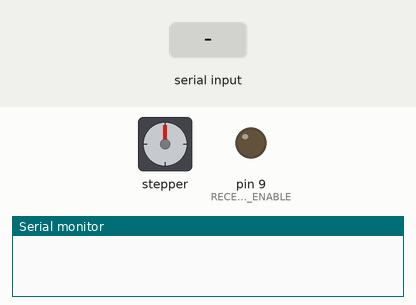
The sketch below on a simulated Arduino Uno, built with avr-gcc and run on an emulated ATmega328P. Shown: stepper motor, output pins drawn as LEDs (lit = HIGH), the last lines printed to the serial monitor. Wiring (inferred from the names in the program): stepper motor (200 steps per turn assumed): coils pin 10, pin 11, pin 12, pin 13. Inputs (shaded band) come from the test bench. Pins used as bus, display or sensor lines are not drawn.

Above: at 2.2 s.
2.3 s: "1\n" received over Serial
At 7.06 s:
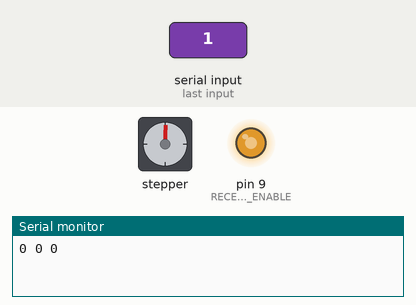
Timing chart, 0 to 32.5 s (numbered marks = the images above; inputs shaded):
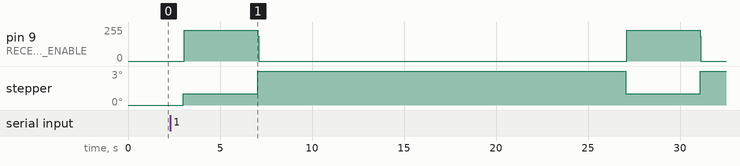

The sketch:

Arduino_Control.ino
```cpp
#include "src/Parameters.h"

#define TRANSMIT_TRIGGER 12
#define SCOPE_TRIGGER 11

#define TRANSMIT_ENABLE 10
#define RECEIVE_ENABLE 9

int serial_control = 0;

void setup()
{

	/* Initialize serial and control lines */

	Serial.begin(19200);

	pinMode(LED_BUILTIN, OUTPUT);
	digitalWrite(LED_BUILTIN, LOW);

	pinMode(TRANSMIT_ENABLE, OUTPUT);
	digitalWrite(TRANSMIT_ENABLE, LOW);

	pinMode(RECEIVE_ENABLE, OUTPUT);
	digitalWrite(RECEIVE_ENABLE, LOW);

	pinMode(SCOPE_TRIGGER, OUTPUT);
	digitalWrite(SCOPE_TRIGGER, LOW);

	pinMode(TRANSMIT_TRIGGER, OUTPUT);
	digitalWrite(TRANSMIT_TRIGGER, LOW);

	delay(1000);

}

void loop()
{

	if (Serial.available() > 0)
	{
		serial_control = Serial.parseInt();
	}

	/* Send integer 1 to device over serial to start sequence */
	if (serial_control == 1)
	{
		for (int i = 0; i < NUM_FREQ_ARRAY_ELEMENTS; i++)
		{
			for (int j = 0; j < NUM_DURATION_ARRAY_ELEMENTS; j++)
			{
				for (int k = 0; k < NUM_AVERAGES; k++)
				{
					Serial.print(i);
					Serial.print(" ");
					Serial.print(j);
					Serial.print(" ");
					Serial.println(k);

					/* 90 degree pulse (no sampling triggered after) */
					Pulse(expulse_freq_arr[i], expulse_duration_arr[j], echo_delay_time, 0);

					/* Consecutive 180 degree echo pulses */
					for (int l = 0; l < NUM_ECHOS + 5; l++)
					{
						Pulse(expulse_freq_arr[i], expulse_duration_arr[j]*2, echo_delay_time*2, 1);
					}

					/* Trial delay for nuclear manetic moment realignment with static field */
					delay(TRIAL_DELAY);

				}
			}
		}
		/* Reset serial control to avoid restaring program loop */
		serial_control = 0;
	}

	/* Indicator LEDs that trial is done */
	digitalWrite(LED_BUILTIN, HIGH);
	delay(500);
	digitalWrite(LED_BUILTIN, LOW);
	delay(500);

}

void Pulse(int freq, int length, long echo_sample_time, int sample_flag)
{

	/* Enable transmit relay and wait for relay to stabilize */
	digitalWrite(TRANSMIT_ENABLE, HIGH);
	delayMicroseconds(RELAY_DELAY);

	/* Generate transmit pulse */
	TCCR1A = (1 << COM1B1) | (1 << COM1B0) | (1 << WGM11);
	TCCR1B = (1 << WGM13) | (1 << WGM12);
	ICR1 = freq;
	OCR1B = freq/2;
	TCCR1B |= (1 << CS10);

	delayMicroseconds(length);
	digitalWrite(TRANSMIT_TRIGGER, LOW);

	/* Wait for RF coil voltage to ringdown before turning of transmit relay */
	delayMicroseconds(RELAY_DELAY);
	digitalWrite(TRANSMIT_ENABLE, LOW);

	/* Small delay before enabling receive relay */
	delayMicroseconds(RELAY_DELAY);
	digitalWrite(RECEIVE_ENABLE, HIGH);
	delayMicroseconds(RELAY_DELAY*2);

	/* Only trigger sample if flag set, allows first 90 degree pulse to not be
	sampled */
	if (sample_flag)
	{
		/* Start sampling at half of echo sample time delay since sampling
		trigger is center point of received data */
		arbDelayMicroseconds(echo_sample_time/2);
		digitalWrite(SCOPE_TRIGGER, HIGH);
		arbDelayMicroseconds(echo_sample_time/2);
		digitalWrite(SCOPE_TRIGGER, LOW);

		/* Account for double the relay delay to ensure symmetric 180 degree
		pulse compared to 90 degree pulse */
		delayMicroseconds(RELAY_DELAY*3);
	}
	else
	{
		arbDelayMicroseconds(echo_sample_time);
	}

	digitalWrite(RECEIVE_ENABLE, LOW);

}


// Delay function which allows longer than maximum possible delay
void arbDelayMicroseconds(long delay_time)
{
	const long MAX_ARDUINO_DELAY_TIME = 16383;

	for(int i = 0; i < delay_time / MAX_ARDUINO_DELAY_TIME; i++)
	{
		delayMicroseconds(MAX_ARDUINO_DELAY_TIME);
	}
	delayMicroseconds(delay_time % MAX_ARDUINO_DELAY_TIME);

}
```

Parameters.h
```cpp
const int expulse_freq_arr[] = {275}; // f = 16e6/(freq_no+1)
const double expulse_duration_arr[] = {80, 100, 120}; // pulse width in microseconds
const double expulse_amp = 1.2;

const int NUM_AVERAGES = 10;
const int NUM_ECHOS = 500; // number of times oscilloscope will be triggered during measurement

const int NUM_FREQ_ARRAY_ELEMENTS = sizeof(expulse_freq_arr)/sizeof(expulse_freq_arr[0]);
const int NUM_DURATION_ARRAY_ELEMENTS = sizeof(expulse_duration_arr)/sizeof(expulse_duration_arr[0]);

// sampling parameters
const double sample_freq = 200e3;
const double sample_amp  = 10e-3;
// delay time after each echo (this value is for 90 degree pulse, 180 degree
// pulse is doubled) in microseconds
const long echo_delay_time = 3000;

const long echo_sample_time = 4000;
const int AD2_BUFFER_SIZE = echo_sample_time * 1e-6 * sample_freq; // size of AD2 oscilloscope internal buffer [samples] (max: 8192)

const double ARDUINO_CLK_FREQ = 16e6; // base clock frequency of arduino

// time between relay switch on and off and other operations (microseconds)
const long RELAY_DELAY = 200;

// time between trials of echos allowing magnetic spins to realign with the static field (ms)
const long TRIAL_DELAY = 20000;

const int sleep_time = 100;
const double timeout_time = 0.1;
const int timeout_max = timeout_time / (sleep_time * 1e-6);
```

Measured:
- after the input at 2.3 s, pin 9 (RECEIVE_ENABLE): alternates 230/255 for 4.0 s and 0/255 for 20.0 s, starting after 0.75 s; stepper: alternates 3° for 20.0 s and 1° for 4.0 s, starting after 0.70 s
